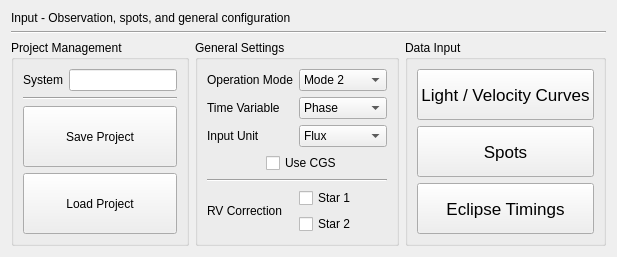
          <widget class="QWidget" name="tab_5">
           <attribute name="title">
            <string>Main</string>
           </attribute>
           <layout class="QGridLayout" name="gridLayout_2">
            <item row="0" column="0" colspan="2">
             <widget class="QLabel" name="label_118">
              <property name="sizePolicy">
               <sizepolicy hsizetype="Preferred" vsizetype="Fixed">
                <horstretch>0</horstretch>
                <verstretch>0</verstretch>
               </sizepolicy>
              </property>
              <property name="text">
               <string>Input - Observation, spots, and general configuration</string>
              </property>
             </widget>
            </item>
            <item row="1" column="0" colspan="3">
             <widget class="Line" name="line_16">
              <property name="orientation">
               <enum>Qt::Horizontal</enum>
              </property>
             </widget>
            </item>
            <item row="2" column="0">
             <widget class="QGroupBox" name="groupBox_19">
              <property name="title">
               <string>Project Management</string>
              </property>
              <layout class="QGridLayout" name="gridLayout">
               <item row="0" column="0">
                <widget class="QLabel" name="label_8">
                 <property name="sizePolicy">
                  <sizepolicy hsizetype="Minimum" vsizetype="Preferred">
                   <horstretch>0</horstretch>
                   <verstretch>0</verstretch>
                  </sizepolicy>
                 </property>
                 <property name="maximumSize">
                  <size>
                   <width>60</width>
                   <height>16777215</height>
                  </size>
                 </property>
                 <property name="toolTip">
                  <string>Name of the binary system</string>
                 </property>
                 <property name="text">
                  <string>System</string>
                 </property>
                </widget>
               </item>
               <item row="0" column="1">
                <widget class="QLineEdit" name="systemname_tipt">
                 <property name="sizePolicy">
                  <sizepolicy hsizetype="Preferred" vsizetype="Fixed">
                   <horstretch>0</horstretch>
                   <verstretch>0</verstretch>
                  </sizepolicy>
                 </property>
                 <property name="text">
                  <string/>
                 </property>
                </widget>
               </item>
               <item row="1" column="0" colspan="2">
                <widget class="Line" name="line_3">
                 <property name="orientation">
                  <enum>Qt::Horizontal</enum>
                 </property>
                </widget>
               </item>
               <item row="2" column="0" colspan="2">
                <widget class="QPushButton" name="saveproject_btn">
                 <property name="sizePolicy">
                  <sizepolicy hsizetype="Minimum" vsizetype="Minimum">
                   <horstretch>0</horstretch>
                   <verstretch>0</verstretch>
                  </sizepolicy>
                 </property>
                 <property name="maximumSize">
                  <size>
                   <width>16777215</width>
                   <height>100</height>
                  </size>
                 </property>
                 <property name="text">
                  <string>Save Project</string>
                 </property>
                </widget>
               </item>
               <item row="3" column="0" colspan="2">
                <widget class="QPushButton" name="loadproject_btn">
                 <property name="sizePolicy">
                  <sizepolicy hsizetype="Minimum" vsizetype="Minimum">
                   <horstretch>0</horstretch>
                   <verstretch>0</verstretch>
                  </sizepolicy>
                 </property>
                 <property name="maximumSize">
                  <size>
                   <width>16777215</width>
                   <height>100</height>
                  </size>
                 </property>
                 <property name="text">
                  <string>Load Project</string>
                 </property>
                </widget>
               </item>
              </layout>
             </widget>
            </item>
            <item row="2" column="1">
             <widget class="QGroupBox" name="groupBox_20">
              <property name="title">
               <string>General Settings</string>
              </property>
              <layout class="QGridLayout" name="gridLayout_3">
               <item row="0" column="0" colspan="2">
                <widget class="QLabel" name="label_48">
                 <property name="toolTip">
                  <string>Sets predefined constraints for different conditions</string>
                 </property>
                 <property name="statusTip">
                  <string>MODE</string>
                 </property>
                 <property name="whatsThis">
                  <string>&lt;html&gt;&lt;head/&gt;&lt;body&gt;&lt;p&gt;&lt;span style=&quot; font-weight:600;&quot;&gt;Mode -1:&lt;/span&gt; This mode is for X-ray binaries for which the eclipse duration of a compact object is known from X-ray observations. The compact star must be star 1. The applied constraint is that the surface potential of the ordinary star (star 2) must be such as to produce the observed X-ray eclipse duration.&lt;/p&gt;&lt;p&gt;&lt;span style=&quot; font-weight:600;&quot;&gt;Mode 0:&lt;/span&gt; No constraints are applied in mode 0, and the component luminosity ratio is not even required to be consistent with the surface temperatures.&lt;/p&gt;&lt;p&gt;&lt;span style=&quot; font-weight:600;&quot;&gt;Mode 1:&lt;/span&gt; This is a mode for overcontact binaries, such as W UMa stars. Six or seven constraints are applied, depending on whether fixed or computed limb darkening is specified.&lt;/p&gt;&lt;p&gt;&lt;span style=&quot; font-weight:600;&quot;&gt;Mode 2:&lt;/span&gt; This mode is for detached binaries with no constraints on the potentials. The only constraint is that the secondary luminosity, L2, is computed from the other parameters via the specified radiation prescription (blackbody or stellar atmosphere).&lt;/p&gt;&lt;p&gt;&lt;span style=&quot; font-weight:600;&quot;&gt;Mode 3:&lt;/span&gt; This mode is for overcontact binaries and is like mode 1 except that the constraints on g2, T2, A2, x2, and y2 are not applied. The other two mode 1 constraints (on Ω1 and L2) are applied in mode 3, but T2, A2, g2, x2, and y2 are free.&lt;/p&gt;&lt;p&gt;&lt;span style=&quot; font-weight:600;&quot;&gt;Mode 4:&lt;/span&gt; This mode is for semi-detached binaries with star 1 accurately filling its limiting lobe, which is the classical Roche lobe for synchronous rotation and a circular orbit, but differs from the classical Roche lobe for non-synchronous and eccentric cases.&lt;/p&gt;&lt;p&gt;&lt;span style=&quot; font-weight:600;&quot;&gt;Mode 5:&lt;/span&gt; The same as mode 4, except that it is star 2 that fills its limiting lobe. This is the usual mode for Algol-type binaries.&lt;/p&gt;&lt;p&gt;&lt;span style=&quot; font-weight:600;&quot;&gt;Mode 6:&lt;/span&gt; This mode is for double contact binaries, in which both stars accurately fill their limiting lobes. Astrophysically this makes sense only if at least one of the stars rotates non-synchronously. Mode 6 applies the surface potential constraints of modes 4 and 5 together.&lt;/p&gt;&lt;/body&gt;&lt;/html&gt;</string>
                 </property>
                 <property name="text">
                  <string>Operation Mode</string>
                 </property>
                </widget>
               </item>
               <item row="0" column="2">
                <widget class="QComboBox" name="mode_combobox">
                 <property name="currentIndex">
                  <number>3</number>
                 </property>
                 <item>
                  <property name="text">
                   <string>Mode -1</string>
                  </property>
                 </item>
                 <item>
                  <property name="text">
                   <string>Mode 0</string>
                  </property>
                 </item>
                 <item>
                  <property name="text">
                   <string>Mode 1</string>
                  </property>
                 </item>
                 <item>
                  <property name="text">
                   <string>Mode 2</string>
                  </property>
                 </item>
                 <item>
                  <property name="text">
                   <string>Mode 3</string>
                  </property>
                 </item>
                 <item>
                  <property name="text">
                   <string>Mode 4</string>
                  </property>
                 </item>
                 <item>
                  <property name="text">
                   <string>Mode 5</string>
                  </property>
                 </item>
                 <item>
                  <property name="text">
                   <string>Mode 6</string>
                  </property>
                 </item>
                </widget>
               </item>
               <item row="1" column="0" colspan="2">
                <widget class="QLabel" name="label_54">
                 <property name="toolTip">
                  <string>Set whether time or phase is the independent variable in input observations.</string>
                 </property>
                 <property name="statusTip">
                  <string>JDPHS</string>
                 </property>
                 <property name="text">
                  <string>Time Variable</string>
                 </property>
                </widget>
               </item>
               <item row="1" column="2">
                <widget class="QComboBox" name="jdphs_combobox">
                 <item>
                  <property name="text">
                   <string>Phase</string>
                  </property>
                 </item>
                 <item>
                  <property name="text">
                   <string>Time</string>
                  </property>
                 </item>
                </widget>
               </item>
               <item row="2" column="0">
                <widget class="QLabel" name="label_77">
                 <property name="toolTip">
                  <string>Input unit in observations and calculations. This is mainly required for DC but most plot windows need this information or they will not function correctly. </string>
                 </property>
                 <property name="statusTip">
                  <string>MAGLITE</string>
                 </property>
                 <property name="text">
                  <string>Input Unit</string>
                 </property>
                </widget>
               </item>
               <item row="2" column="2">
                <widget class="QComboBox" name="maglite_combobox">
                 <item>
                  <property name="text">
                   <string>Flux</string>
                  </property>
                 </item>
                 <item>
                  <property name="text">
                   <string>Magnitude</string>
                  </property>
                 </item>
                </widget>
               </item>
               <item row="3" column="1" colspan="2">
                <widget class="QCheckBox" name="ifcgs_chk">
                 <property name="toolTip">
                  <string>&lt;html&gt;&lt;head/&gt;&lt;body&gt;&lt;p&gt;If absolute solution with flux unit erg s&lt;span style=&quot; vertical-align:super;&quot;&gt;−1&lt;/span&gt; cm&lt;span style=&quot; vertical-align:super;&quot;&gt;−3&lt;/span&gt; is desired, check this box. Uncheck this box for a conventional solution in arbitrarily scaled flux.&lt;/p&gt;&lt;/body&gt;&lt;/html&gt;</string>
                 </property>
                 <property name="statusTip">
                  <string>IFCGS</string>
                 </property>
                 <property name="text">
                  <string>Use CGS</string>
                 </property>
                </widget>
               </item>
               <item row="4" column="0" colspan="3">
                <widget class="Line" name="line_4">
                 <property name="orientation">
                  <enum>Qt::Horizontal</enum>
                 </property>
                </widget>
               </item>
               <item row="5" column="2">
                <widget class="QCheckBox" name="icor1_chk">
                 <property name="toolTip">
                  <string>Enable proximity and eclipse corrections for RV's of star 1.</string>
                 </property>
                 <property name="statusTip">
                  <string>ICOR1</string>
                 </property>
                 <property name="text">
                  <string>Star 1</string>
                 </property>
                </widget>
               </item>
               <item row="6" column="2">
                <widget class="QCheckBox" name="icor2_chk">
                 <property name="toolTip">
                  <string>Enable proximity and eclipse corrections for RV's of star 2.</string>
                 </property>
                 <property name="statusTip">
                  <string>ICOR2</string>
                 </property>
                 <property name="text">
                  <string>Star 2</string>
                 </property>
                </widget>
               </item>
               <item row="5" column="0" rowspan="2" colspan="2">
                <widget class="QLabel" name="label">
                 <property name="text">
                  <string>RV Correction</string>
                 </property>
                </widget>
               </item>
              </layout>
             </widget>
            </item>
            <item row="2" column="2">
             <widget class="QGroupBox" name="groupBox_21">
              <property name="title">
               <string>Data Input</string>
              </property>
              <layout class="QGridLayout" name="gridLayout_5">
               <item row="0" column="0">
                <widget class="QPushButton" name="loadwidget_btn">
                 <property name="sizePolicy">
                  <sizepolicy hsizetype="Minimum" vsizetype="Preferred">
                   <horstretch>0</horstretch>
                   <verstretch>0</verstretch>
                  </sizepolicy>
                 </property>
                 <property name="maximumSize">
                  <size>
                   <width>16777215</width>
                   <height>100</height>
                  </size>
                 </property>
                 <property name="font">
                  <font>
                   <pointsize>13</pointsize>
                  </font>
                 </property>
                 <property name="toolTip">
                  <string>Load light and velocity curves.</string>
                 </property>
                 <property name="text">
                  <string>Light / Velocity Curves</string>
                 </property>
                </widget>
               </item>
               <item row="2" column="0">
                <widget class="QPushButton" name="eclipsewidget_btn">
                 <property name="sizePolicy">
                  <sizepolicy hsizetype="Minimum" vsizetype="Preferred">
                   <horstretch>0</horstretch>
                   <verstretch>0</verstretch>
                  </sizepolicy>
                 </property>
                 <property name="maximumSize">
                  <size>
                   <width>16777215</width>
                   <height>100</height>
                  </size>
                 </property>
                 <property name="font">
                  <font>
                   <pointsize>13</pointsize>
                  </font>
                 </property>
                 <property name="toolTip">
                  <string>Load eclipse timings.</string>
                 </property>
                 <property name="text">
                  <string>Eclipse Timings</string>
                 </property>
                </widget>
               </item>
               <item row="1" column="0">
                <widget class="QPushButton" name="spotwidget_btn">
                 <property name="sizePolicy">
                  <sizepolicy hsizetype="Minimum" vsizetype="Preferred">
                   <horstretch>0</horstretch>
                   <verstretch>0</verstretch>
                  </sizepolicy>
                 </property>
                 <property name="maximumSize">
                  <size>
                   <width>16777215</width>
                   <height>100</height>
                  </size>
                 </property>
                 <property name="font">
                  <font>
                   <pointsize>13</pointsize>
                  </font>
                 </property>
                 <property name="toolTip">
                  <string>Configure individual spots.</string>
                 </property>
                 <property name="text">
                  <string>Spots</string>
                 </property>
                </widget>
               </item>
              </layout>
             </widget>
            </item>
           </layout>
          </widget>
